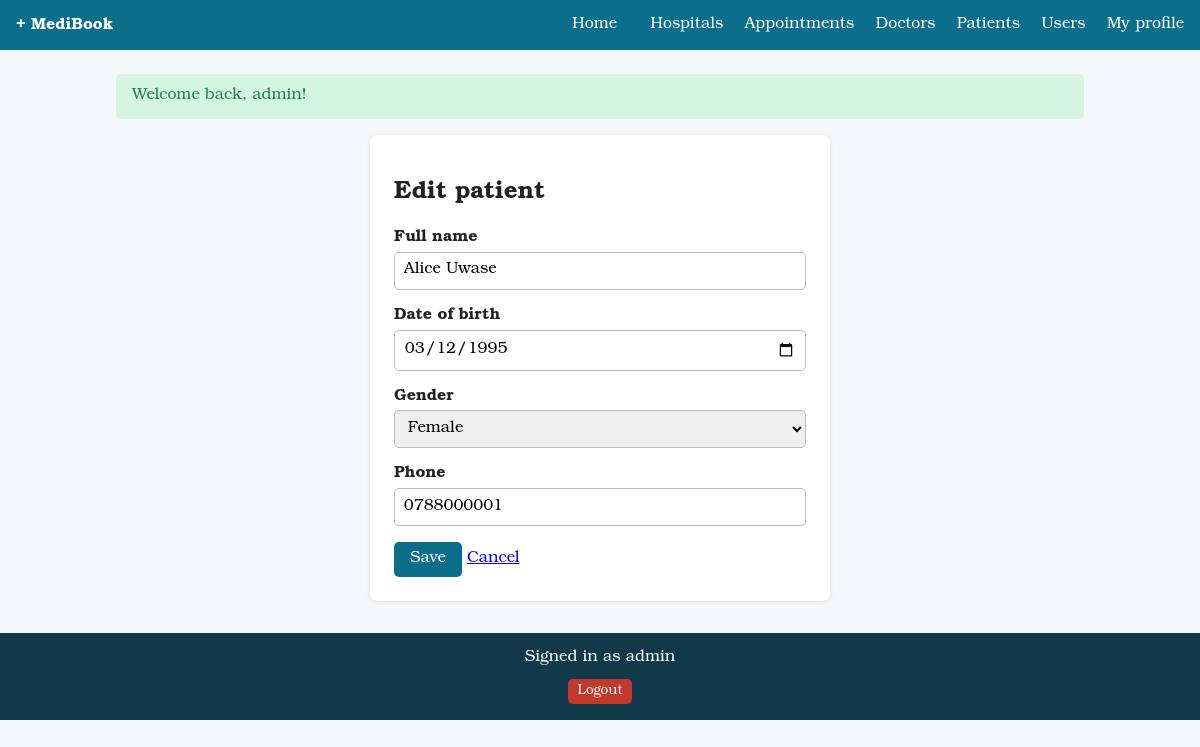
Page /index.php?r=patients/form&id=1 (signed in) on the committed database.
### tables this page shows
CREATE TABLE patients (
    patient_id INT AUTO_INCREMENT PRIMARY KEY,
    user_id    INT NULL UNIQUE,
    full_name  VARCHAR(100) NOT NULL,
    dob        DATE NOT NULL,
    gender     ENUM('Male','Female','Other') NOT NULL,
    phone      VARCHAR(20) NOT NULL,
    CONSTRAINT fk_patient_user FOREIGN KEY (user_id) REFERENCES users(user_id) ON DELETE SET NULL
);

### app/core/bootstrap.php (called while the page is built, shortened)
<?php
function db(): PDO
{
    static $pdo = null;
    if ($pdo === null) {
        $c = $GLOBALS['config']['db'];
        $pdo = new PDO(
            "mysql:host={$c['host']};dbname={$c['name']};charset=utf8mb4",
            $c['user'], $c['pass'],
            [
                PDO::ATTR_ERRMODE            => PDO::ERRMODE_EXCEPTION,
                PDO::ATTR_DEFAULT_FETCH_MODE => PDO::FETCH_ASSOC,
                PDO::ATTR_EMULATE_PREPARES   => false,
            ]
        );
    }
    return $pdo;
}
function e(?string $v): string
{
    return htmlspecialchars((string)$v, ENT_QUOTES, 'UTF-8');
}
function view(string $name, array $data = []): void
{
    extract($data);
    require __DIR__ . '/../views/layout/header.php';
    require __DIR__ . "/../views/$name.php";
    require __DIR__ . '/../views/layout/footer.php';
}

### app/controllers/PatientController.php (called while the page is built, shortened)
<?php
class PatientController
{
    public static function form(): void
    {
        $id = (int)($_GET['id'] ?? 0);
        if ($id) {
            $s = db()->prepare('SELECT * FROM patients WHERE patient_id = ?');
            $s->execute([$id]);
            $p = $s->fetch();
        }
        view('patients/form', compact('p'));
    }
}

### public/index.php (called while the page is built, shortened)
<?php
require __DIR__ . '/../app/core/bootstrap.php';
$routes = [
    'home/index'          => ['HomeController', 'index'],
    'hospitals/index'     => ['HospitalController', 'index'],
    'hospitals/form'      => ['HospitalController', 'form'],
    'hospitals/save'      => ['HospitalController', 'save'],
    'hospitals/delete'    => ['HospitalController', 'delete'],
    'auth/login'          => ['AuthController', 'login'],
    'auth/staff'          => ['AuthController', 'staffLogin'],
    'auth/register'       => ['AuthController', 'register'],
    'auth/logout'         => ['AuthController', 'logout'],
    'patients/index'      => ['PatientController', 'index'],
    'patients/form'       => ['PatientController', 'form'],
    'patients/save'       => ['PatientController', 'save'],
    'patients/delete'     => ['PatientController', 'delete'],
    'doctors/index'       => ['DoctorController', 'index'],
    'doctors/form'        => ['DoctorController', 'form'],
    'doctors/save'        => ['DoctorController', 'save'],
    'doctors/delete'      => ['DoctorController', 'delete'],
    'appointments/index'  => ['AppointmentController', 'index'],
    'appointments/form'   => ['AppointmentController', 'form'],
    'appointments/save'   => ['AppointmentController', 'save'],
    'appointments/delete' => ['AppointmentController', 'delete'],
    'users/index'         => ['UserController', 'index'],
    'users/form'          => ['UserController', 'form'],
    'users/save'          => ['UserController', 'save'],
    'users/role'          => ['UserController', 'role'],
    'users/delete'        => ['UserController', 'delete'],
    'profile/edit'        => ['UserController', 'profile'],
    'profile/save'        => ['UserController', 'profileSave'],
    'api/search'          => ['ApiController', 'search'],
];
$r = $_GET['r'] ?? 'home/index';
[$class, $method] = $routes[$r];
$class::$method();

### app/views/patients/form.php (the view, shortened to what this page needs)
<section class="card narrow">
  <h1><?= $p ? 'Edit' : 'Add' ?> patient</h1>
  <form method="post" action="index.php?r=patients/save" data-validate novalidate>
    <label>Full name <input name="full_name" required maxlength="100" value="<?= e($p['full_name'] ?? '') ?>"></label>
    <label>Date of birth <input type="date" name="dob" required max="<?= date('Y-m-d') ?>" value="<?= e($p['dob'] ?? '') ?>"></label>
    <label>Gender
      <select name="gender" required>
        <?php foreach (['Male','Female','Other'] as $g): ?>
          <option <?= ($p['gender'] ?? '') === $g ? 'selected' : '' ?>><?= $g ?></option>
        <?php endforeach; ?>
      </select>
    </label>
    <label>Phone <input name="phone" required pattern="\+?[0-9]{7,15}" title="7-15 digits" value="<?= e($p['phone'] ?? '') ?>"></label>
    <button class="btn" type="submit">Save</button> <a href="index.php?r=patients/index">Cancel</a>
  </form>
</section>

### public/assets/css/style.css (style rules this page uses)
:root { --primary:#0b6e8a;--bg:#f4f7f9;--danger:#c0392b;--ok:#1e8449; --font:"Bookman Old Style",Bookman,"URW Bookman","Bookman URW","ITC Bookman",Georgia,serif }
*,*::before,*::after { box-sizing:border-box;font-family:var(--font) }
body { margin:0;font-family:var(--font);background:var(--bg);color:#222 }
.card { background:#fff;padding:1.5rem;border-radius:8px;box-shadow:0 1px 4px rgba(0,0,0,.1) }
.narrow { max-width:460px;margin:0 auto }
label { display:block;margin-bottom:1rem;font-weight:600 }
input,select,textarea { display:block;width:100%;padding:.55rem;margin-top:.3rem;border:1px solid #bbb;border-radius:5px;font-family:var(--font);font-size:1rem }
.btn { display:inline-block;background:var(--primary);color:#fff;padding:.5rem 1rem;border:0;border-radius:5px;text-decoration:none;cursor:pointer;font-family:var(--font);font-size:1rem }
h1,h2,h3 { font-family:var(--font) }

### rows in the picture
patients: full_name "Alice Uwase", dob "03/12/1995", gender "Female", phone "0788000001"

### other values in the picture
$flash['msg'] "Welcome back, admin!"
$me['username'] "admin"
